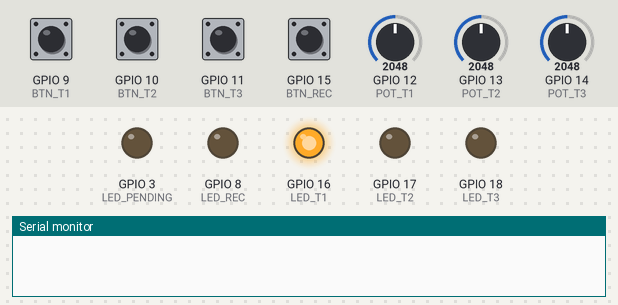
Bench run of a sketch on a simulated ESP32-S3. On the bench: output pins drawn as LEDs (lit = HIGH), the last lines printed to the serial monitor. The inputs (shaded band) are chosen by the test bench; at power-on: GPIO 9 (BTN_T1), GPIO 10 (BTN_T2), GPIO 11 (BTN_T3), GPIO 15 (BTN_REC) LOW, GPIO 12 (POT_T1) = 2048, GPIO 13 (POT_T2) = 2048, GPIO 14 (POT_T3) = 2048 (analog values on the 0–4095 scale). I2S audio is not simulated (input reads silence).

Above: at 2.2 s.
2.3 s: GPIO 10 (BTN_T2) pulled HIGH for 0.15 s
At 3.3 s:
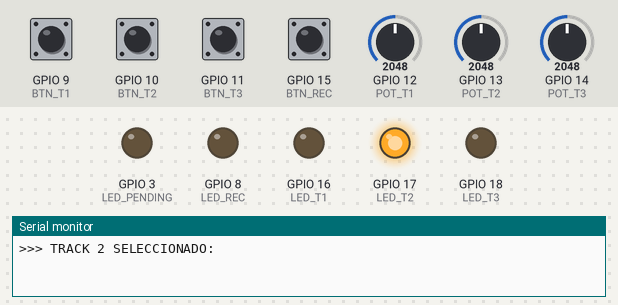
3.9 s: GPIO 11 (BTN_T3) pulled HIGH for 0.15 s
At 4.5 s:
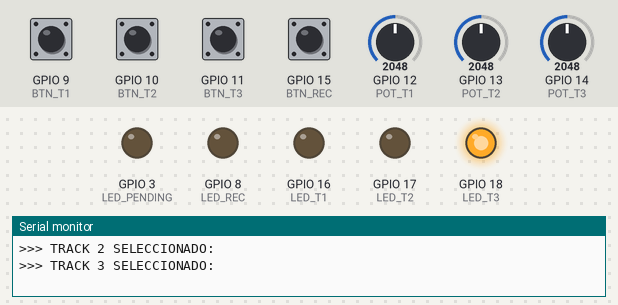
5.5 s: GPIO 9 (BTN_T1) pulled HIGH for 0.15 s
At 6.7 s:
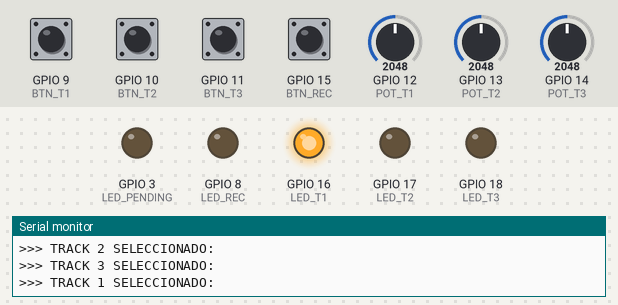
7.1 s: GPIO 15 (BTN_REC) pulled HIGH for 0.15 s
At 8.1 s:
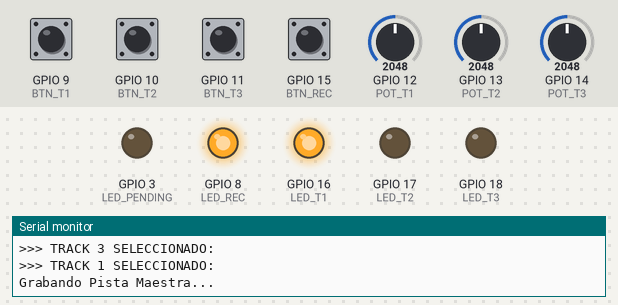
8.7 s: GPIO 15 (BTN_REC) pulled HIGH for 1 s
At 10.4 s:
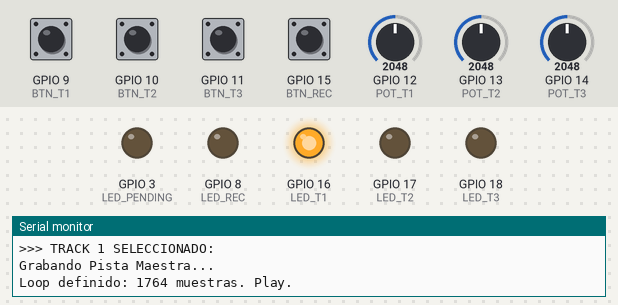
11.2 s: GPIO 15 (BTN_REC) pulled HIGH for 0.15 s
At 12.3 s:
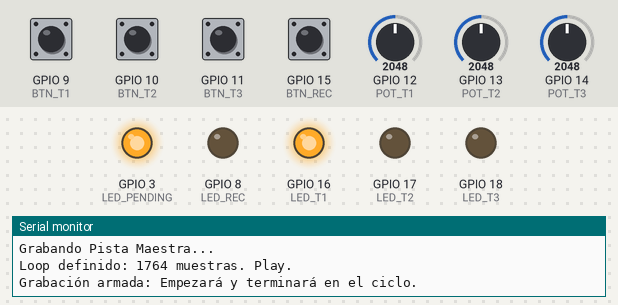
Timing chart, 0 to 15.1 s (numbered marks = the images above; inputs shaded):
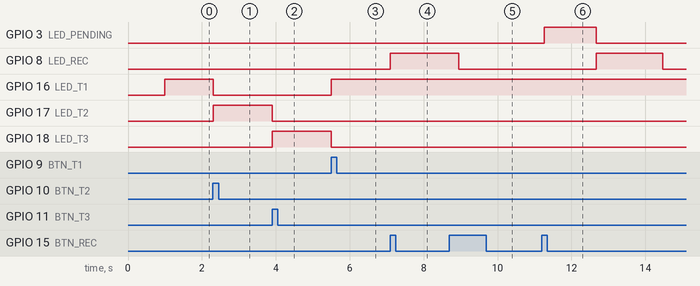

Measured:
- after the input at 2.3 s, GPIO 16 (LED_T1): HIGH → LOW at once; GPIO 17 (LED_T2): LOW → HIGH at once
- after the input at 3.9 s, GPIO 17 (LED_T2): HIGH → LOW at once; GPIO 18 (LED_T3): LOW → HIGH at once
- after the input at 5.5 s, GPIO 16 (LED_T1): LOW → HIGH at once; GPIO 18 (LED_T3): HIGH → LOW at once
- after the input at 7.1 s, GPIO 8 (LED_REC): LOW → HIGH at once
- after the input at 8.7 s, GPIO 8 (LED_REC): HIGH → LOW after 0.26 s
- after the input at 11.2 s, GPIO 3 (LED_PENDING): LOW → HIGH after 0.07 s, → LOW 1.4 s later; GPIO 8 (LED_REC): LOW → HIGH after 1.5 s, → LOW 1.8 s later

The sketch:

loopStation.ino
```cpp
#include "driver/i2s.h"

// Pines I2S
#define I2S_BCLK      41
#define I2S_WS        40
#define I2S_DIN_MIC   47
#define I2S_DOUT_DAC  42

// Pines potenciometros
#define POT_T1 12
#define POT_T2 13
#define POT_T3 14

// Pines de botones
#define BTN_T1 9
#define BTN_T2 10
#define BTN_T3 11
#define BTN_REC 15

// Pines LEDs
#define LED_T1  16
#define LED_T2  17
#define LED_T3  18
#define LED_REC 8
#define LED_PENDING 3

// Audio
#define MAX_LOOP_SECONDS 20
#define SAMPLE_RATE   48000

// Estados
enum SelectedTrack { TRACK1, TRACK2, TRACK3 };  // Donde estoy?
enum SystemStatus { IDLE, RECORDING, PLAYING }; // Que estoy haciendo?

bool pendingRecord = false; // Grabacion pendiente
bool stopAtLoopEnd = false; // Parada automatica de grabar cuando llego al final del loop

// Variables para mis estados
SelectedTrack trackFocus = TRACK1;
SystemStatus currentStatus = IDLE;

// Duracion maxima establecida (arbitrario)
const uint32_t MAX_SAMPLES = MAX_LOOP_SECONDS * SAMPLE_RATE;

// Buffers en PSRAM
int16_t* track1 = NULL; // no debería ser int32_t?
int16_t* track2 = NULL;
int16_t* track3 = NULL;

// Variables que definen mi loop
uint32_t loopLength = 0;
uint32_t currentPos = 0;

void setup() {
  Serial.begin(115200);
  delay(1000);

  //Potenciometros
  analogReadResolution(12); // Establece resolucion de 0 a 4095 (De 10 a 12 bits)

  // Entrada de los potenciometros
  pinMode(POT_T1, INPUT);
  pinMode(POT_T2, INPUT);
  pinMode(POT_T3, INPUT);

  // Reserva de memoria para las pistas
  size_t bufferSize = MAX_SAMPLES;

  track1 = (int16_t*) ps_calloc(bufferSize, sizeof(int16_t));
  track2 = (int16_t*) ps_calloc(bufferSize, sizeof(int16_t));
  track3 = (int16_t*) ps_calloc(bufferSize, sizeof(int16_t));

  // Verificar si la PSRAM se pudo reservar
  if (track1 == NULL || track2 == NULL || track3 == NULL) {
    Serial.println("¡ERROR! No se pudo asignar PSRAM. ¿Está activada en Tools?");
    while(1);
  }

  // Salida de los LEDS
  pinMode(LED_T1, OUTPUT);
  pinMode(LED_T2, OUTPUT);
  pinMode(LED_T3, OUTPUT);
  pinMode(LED_REC, OUTPUT);
  pinMode(LED_PENDING, OUTPUT);

  // Entrada de los botones
  pinMode(BTN_T1, INPUT_PULLDOWN);
  pinMode(BTN_T2, INPUT_PULLDOWN);
  pinMode(BTN_T3, INPUT_PULLDOWN);
  pinMode(BTN_REC, INPUT_PULLDOWN);

  // Inicializacion de I2S
  setupI2S();
  updateTrackLEDs(); // Estado inicial de los LEDs de los tracks
}

void setupI2S() {
  i2s_config_t i2s_config = {
    .mode = (i2s_mode_t)(I2S_MODE_MASTER | I2S_MODE_TX | I2S_MODE_RX),
    .sample_rate = SAMPLE_RATE,
    .bits_per_sample = I2S_BITS_PER_SAMPLE_16BIT,
    .channel_format = I2S_CHANNEL_FMT_ONLY_LEFT,
    .communication_format = (i2s_comm_format_t)(I2S_COMM_FORMAT_STAND_I2S),
    .intr_alloc_flags = ESP_INTR_FLAG_LEVEL1,
    .dma_buf_count = 4,
    .dma_buf_len = 128,
    .use_apll = true
  };

  i2s_pin_config_t pin_config = {
    .bck_io_num = I2S_BCLK,
    .ws_io_num = I2S_WS,
    .data_out_num = I2S_DOUT_DAC,
    .data_in_num = I2S_DIN_MIC
  };

  i2s_driver_install(I2S_NUM_0, &i2s_config, 0, NULL);
  i2s_set_pin(I2S_NUM_0, &pin_config);
}

void loop() {
  int16_t sampleIn = 0; // Variable de entrada de audio
  int32_t mixed = 0;    // Variable de salida de audio
  size_t bytesRead, bytesWritten;

  static float v1 = 1.0, v2 = 1.0, v3 = 1.0;
  if(currentStatus == IDLE){
    buttons();
  }else{
    // ENTRADA DE AUDIO (Leo el micro todo el rato por constancia)
    i2s_read(I2S_NUM_0, &sampleIn, sizeof(int16_t), &bytesRead, portMAX_DELAY);

    sampleIn = sampleIn >> 2; // Ajuste para evitar ruidos de distorsion y demas

    if (currentPos % 1024 == 0) { // Actualiza volumen cada 1024 muestras
      float tmp;
      v1 = ((tmp = getVolume(POT_T1)) != v1) ? tmp : v1;
      v2 = ((tmp = getVolume(POT_T2)) != v2) ? tmp : v2;
      v3 = ((tmp = getVolume(POT_T3)) != v3) ? tmp : v3;
    }

    if (currentPos % 441 == 0){ // Comprobamos botones
      buttons();
    }

    // LOGICA DE GRABACION
    if (currentStatus == RECORDING) { // Si estoy grabando, guardo donde me encuentro lo que estoy recogiendo del input del micro
      if (trackFocus == TRACK1) track1[currentPos] = sampleIn;
      else if (trackFocus == TRACK2) track2[currentPos] = sampleIn;
      else if (trackFocus == TRACK3) track3[currentPos] = sampleIn;
    }

    // LOGICA DE REPRODUCCION
    // Calculo del volumen y control de mute forzado
    int32_t s1 = (v1 < 0.01f) ? 0 : (int32_t)(track1[currentPos] * v1);
    int32_t s2 = (v2 < 0.01f) ? 0 : (int32_t)(track2[currentPos] * v2);
    int32_t s3 = (v3 < 0.01f) ? 0 : (int32_t)(track3[currentPos] * v3);

    // Reproduzco todas las pistas que no esten grabando en ese momento
    if (currentStatus == RECORDING) {
        if (trackFocus == TRACK1)      mixed = s2 + s3;
        else if (trackFocus == TRACK2) mixed = s1 + s3;
        else if (trackFocus == TRACK3) mixed = s1 + s2;
    } else {
        mixed = s1 + s2 + s3;
    }

    // Limitador de audio para la salida
    if (mixed > 32767) mixed = 32767;
    if (mixed < -32768) mixed = -32768;
    int16_t sampleOut = (int16_t)mixed;

    // SALIDA DE AUDIO
    i2s_write(I2S_NUM_0, &sampleOut, sizeof(int16_t), &bytesWritten, portMAX_DELAY);

    // LOGICA DEL LOOP
    currentPos++;
    if (loopLength > 0) {
        if (currentPos >= loopLength) { // Si hemos llegado al final del loop, vuelvo al principio
            currentPos = 0;
            if (pendingRecord) {        // Si hay grabacion pendiente, iniciamos al principio del loop
                currentStatus = RECORDING;
                pendingRecord = false;
                digitalWrite(LED_PENDING, LOW);
                updateRECLED();
                Serial.println(">>> Iniciando grabación de capa.");
            }
            else if (currentStatus == RECORDING && stopAtLoopEnd) { // Si estoy grabando, como ya he llegado al final del loop, paro de grabar
                currentStatus = PLAYING;
                updateRECLED();
                stopAtLoopEnd = false;
                Serial.println(">>> Grabación completada y sincronizada.");
            }
        }
    } else if (currentPos >= MAX_SAMPLES && currentStatus == RECORDING) { // Parada automatica de la primera grabacion al llegar al limite establecido
        loopLength = MAX_SAMPLES;
        currentStatus = PLAYING;
        updateRECLED();
        currentPos = 0;
        Serial.println(">>> Grabación completada y sincronizada.");
    }
  }
}

void buttons() {
  static bool lastState = LOW;

  // COMPROBAR SI HEMOS CAMBIADO EL FOCUS
  bool track1 = digitalRead(BTN_T1) == HIGH;
  bool track2 = digitalRead(BTN_T2) == HIGH;
  bool track3 = digitalRead(BTN_T3) == HIGH;

  // Deteccion de Panic!!
  int pressedCount = (int)track1 + (int)track2 + (int)track3;
  if (pressedCount >= 2) {
    panicReset();
    return;
  }

  // Cambio el focus solo si realmente ha cambiado y no estoy grabando
  if(currentStatus != RECORDING){
    if (track1 && trackFocus != TRACK1) {
      trackFocus = TRACK1;
      updateTrackLEDs();
      Serial.println(">>> TRACK 1 SELECCIONADO: ");
    } else if (track2 && trackFocus != TRACK2) {
      trackFocus = TRACK2;
      updateTrackLEDs();
      Serial.println(">>> TRACK 2 SELECCIONADO: ");
    } else if (track3 && trackFocus != TRACK3) {
      trackFocus = TRACK3;
      updateTrackLEDs();
      Serial.println(">>> TRACK 3 SELECCIONADO: ");
    }
  }

  // COMPROBAR SI HEMOS PULSADO GRABAR
  bool currentRecState = digitalRead(BTN_REC);

  if (currentRecState == HIGH && lastState == LOW) { //Flanco de subida?
    handleActionBtn();
    delay(50);
  }
  lastState = currentRecState;
}

void handleActionBtn() {
    // CASO A: Es la primera grabacion (Track 1 vacio)
    if (currentStatus == IDLE && trackFocus == TRACK1) {
        currentStatus = RECORDING;
        currentPos = 0;
        updateRECLED();
        Serial.println("Grabando Pista Maestra...");
    }

    // CASO B: Estamos grabando la Pista Maestra y pulsamos para cerrarla
    else if (currentStatus == RECORDING && loopLength == 0) {
        loopLength = currentPos; // Definimos la duración AQUÍ
        currentStatus = PLAYING;
        updateRECLED();
        currentPos = 0; // Reiniciamos al inicio para empezar el playback
        Serial.printf("Loop definido: %u muestras. Play.\n", loopLength);
    }

    // CASO C: El loop ya existe y queremos grabar una capa (Overdub)
    else if (currentStatus == PLAYING) {
        pendingRecord = true;
        digitalWrite(LED_PENDING, HIGH);
        stopAtLoopEnd = true; // Forzamos a que se detenga solo al final
        Serial.println("Grabación armada: Empezará y terminará en el ciclo.");
    }
}

float getVolume(int pin) {
  int raw = analogRead(pin);
  if (raw < 200) { //Zona muerta para asegurar que se queda al 0
    return 0.0f;
  }else{
    return (float)(raw - 200) / (4095.0f - 200.0f);
  }
}

void updateTrackLEDs() {   // LEDs de Pistas
  digitalWrite(LED_T1, (trackFocus == TRACK1) ? HIGH : LOW);
  digitalWrite(LED_T2, (trackFocus == TRACK2) ? HIGH : LOW);
  digitalWrite(LED_T3, (trackFocus == TRACK3) ? HIGH : LOW);
}

void updateRECLED(){      // LED de REC
  if (currentStatus == RECORDING) {
    digitalWrite(LED_REC, HIGH);
  } else {
    digitalWrite(LED_REC, LOW);
  }
}

void panicReset() {
  Serial.println("!!! PANIC: Reseteando sistema...");
  ESP.restart();
}
```
